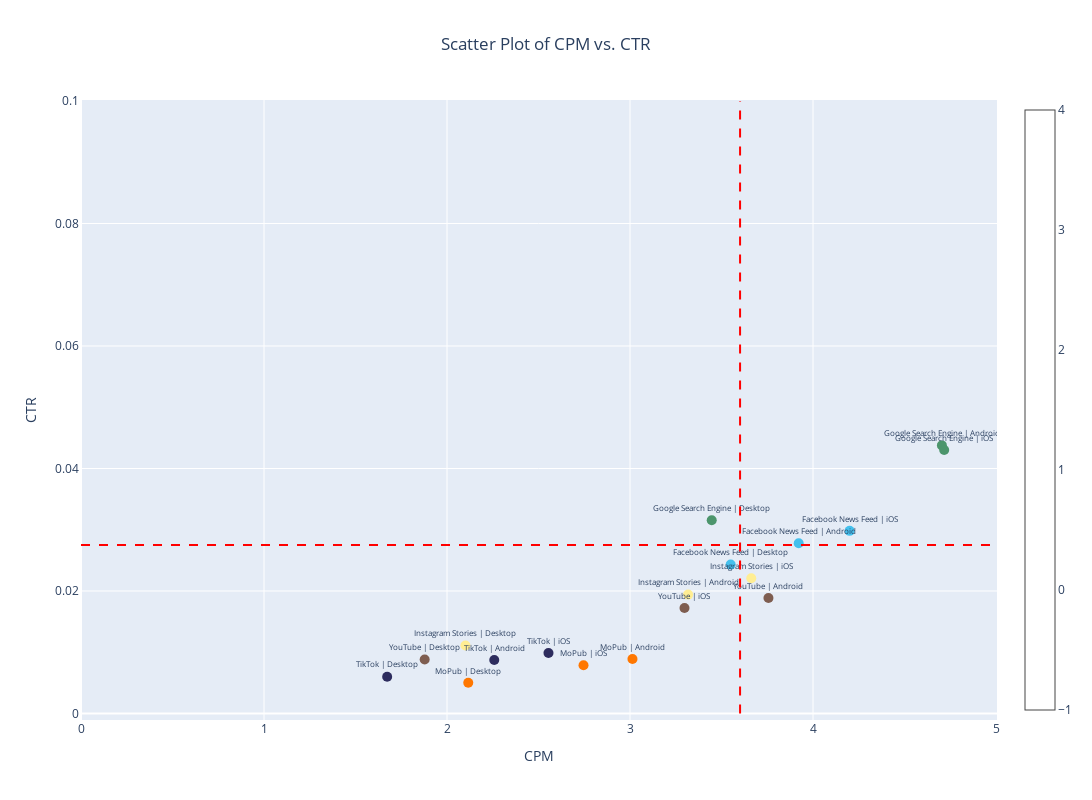

Notebook code cell kept with this figure:
### Code cell
df = pivot_noobjective

color_palette = ['#44c0ed', '#4c956c','#ffee93', '#ff7700', '#2d2c5e', '#7e5d50']
channel = pivot_noobjective['channel_name'].unique()
color_mapping = {channel: color_palette[i % len(color_palette)] for i, channel in enumerate(channel)}

#df['label'] = df['channel_name'] + ' | ' + df['device_type']

# Create scatter plot
fig = go.Figure()

fig.add_trace(
    go.Scatter(
        x=df['CPM'],
        y=df['CTR'],
        mode='markers+text',
        marker=dict(
            size=10,  
            color=[color_mapping[channel] for channel in df['channel_name']], 
            showscale=True
        ),
        text=df['label'],  
        textposition='top center',
        textfont=dict(size=8)  
    )
)

fig.add_shape(
    go.layout.Shape(
        type="line",
        x0=3.6015,
        x1=3.6015,
        y0=0,  # Start from the minimum y-value
        y1=0.1,  # End at the maximum y-value
        line=dict(
            color="Red",
            width=2,
            dash="dash"
        ),
        name="CPM Reference Line"
    )
)

fig.add_shape(
    go.layout.Shape(
        type="line",
        x0=0,  # Start from the minimum x-value
        x1=5,  # End at the maximum x-value
        y0=0.0275,
        y1=0.0275,
        line=dict(
            color="Red",
            width=2,
            dash="dash"
        ),
        name="CTR Reference Line"
    )
)

# Update layout
fig.update_layout(
    title='Scatter Plot of CPM vs. CTR',
    title_x=0.5,
    xaxis_title='CPM',
    yaxis_title='CTR',
    height=800,
    width=1200
)

fig.show()

### Figure 1 — Plotly figure (JSON) as saved in the notebook; plotly's stock layout.template omitted (floating-point values rounded to 4 significant figures)
{"data": [{"marker": {"color": ["#44c0ed", "#4c956c", "#ffee93", "#ff7700", "#2d2c5e", "#7e5d50", "#44c0ed", "#4c956c", "#ffee93", "#ff7700", "#2d2c5e", "#7e5d50", "#44c0ed", "#4c956c", "#ffee93", "#ff7700", "#2d2c5e", "#7e5d50"], "showscale": true, "size": 10}, "mode": "markers+text", "text": ["Facebook News Feed | Android", "Google Search Engine | Android", "Instagram Stories | Android", "MoPub | Android", "TikTok | Android", "YouTube | Android", "Facebook News Feed | Desktop", "Google Search Engine | Desktop", "Instagram Stories | Desktop", "MoPub | Desktop", "TikTok | Desktop", "YouTube | Desktop", "Facebook News Feed | iOS", "Google Search Engine | iOS", "Instagram Stories | iOS", "MoPub | iOS", "TikTok | iOS", "YouTube | iOS"], "textfont": {"size": 8}, "textposition": "top center", "type": "scatter", "x": [3.922, 4.704, 3.318, 3.013, 2.258, 3.757, 3.55, 3.447, 2.101, 2.116, 1.673, 1.878, 4.2, 4.717, 3.663, 2.746, 2.555, 3.298], "y": [0.02781, 0.04377, 0.01941, 0.008889, 0.008737, 0.01886, 0.02431, 0.03154, 0.01111, 0.005021, 0.006008, 0.008804, 0.02982, 0.04301, 0.02207, 0.007867, 0.009869, 0.01722]}], "layout": {"height": 800, "shapes": [{"line": {"color": "Red", "dash": "dash", "width": 2}, "name": "CPM Reference Line", "type": "line", "x0": 3.602, "x1": 3.602, "y0": 0, "y1": 0.1}, {"line": {"color": "Red", "dash": "dash", "width": 2}, "name": "CTR Reference Line", "type": "line", "x0": 0, "x1": 5, "y0": 0.0275, "y1": 0.0275}], "title": {"text": "Scatter Plot of CPM vs. CTR", "x": 0.5}, "width": 1200, "xaxis": {"title": {"text": "CPM"}}, "yaxis": {"title": {"text": "CTR"}}}}
